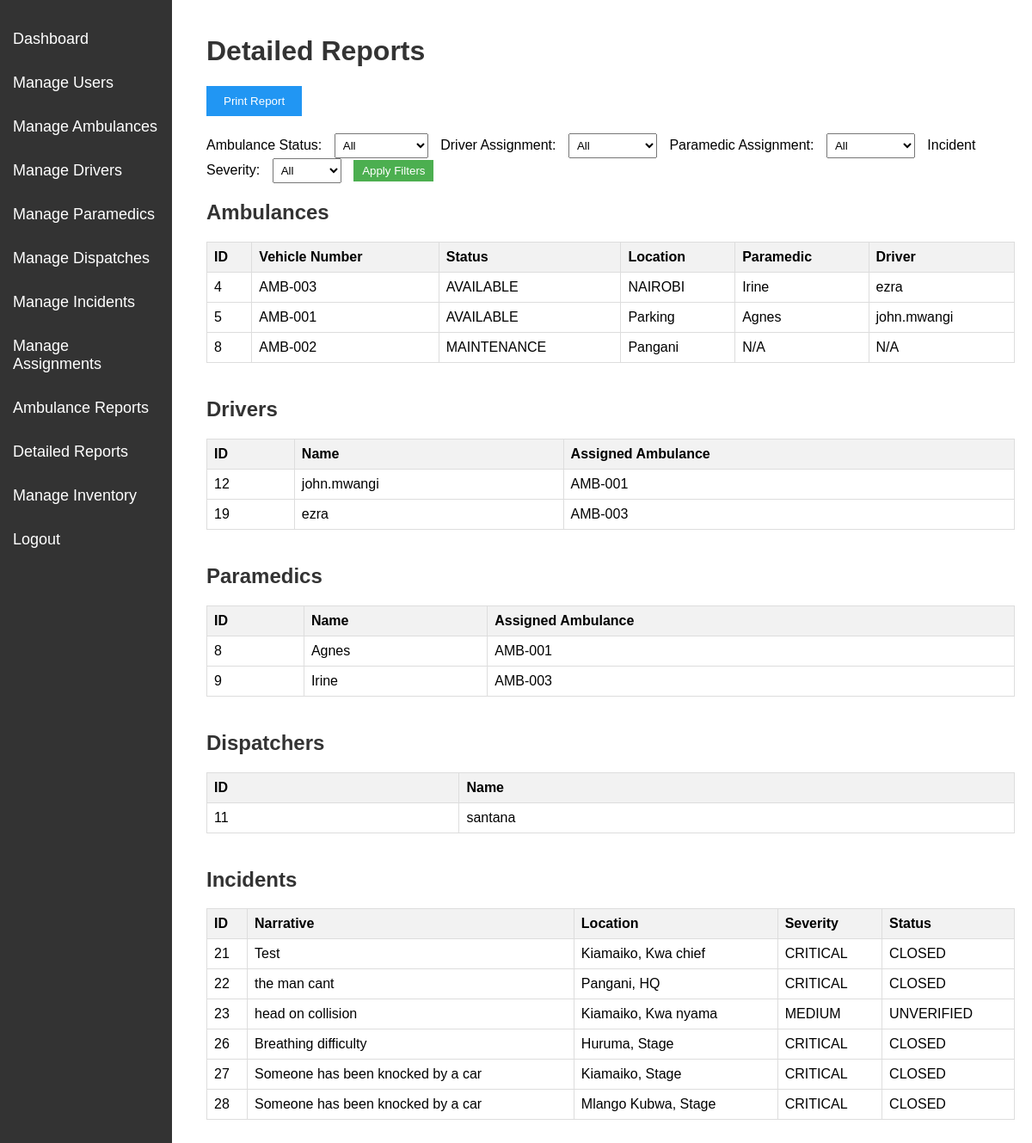
Screenshot of /admin/detailed_reports.php (signed in) with the database file from the repository.
### tables this page shows
CREATE TABLE `ambulance_assignments` (
  `id` int(11) NOT NULL,
  `ambulance_id` int(11) NOT NULL,
  `paramedic_id` int(11) DEFAULT NULL,
  `driver_id` int(11) DEFAULT NULL,
  `active` tinyint(1) DEFAULT 1,
  `created_at` timestamp NOT NULL DEFAULT current_timestamp()
);

CREATE TABLE `ambulances` (
  `id` int(11) NOT NULL,
  `vehicle_number` varchar(20) NOT NULL,
  `type` varchar(50) NOT NULL,
  `status` enum('AVAILABLE','DISPATCHED','MAINTENANCE') DEFAULT 'AVAILABLE',
  `location` varchar(100) DEFAULT NULL,
  `last_updated` timestamp NOT NULL DEFAULT current_timestamp()
);

CREATE TABLE `users` (
  `id` int(11) NOT NULL,
  `username` varchar(50) NOT NULL,
  `password` varchar(255) NOT NULL,
  `role` enum('ADMIN','DISPATCHER','PARAMEDIC','DRIVER') NOT NULL,
  `created_at` timestamp NOT NULL DEFAULT current_timestamp(),
  `email` varchar(100) DEFAULT NULL
);

CREATE TABLE `incidents` (
  `id` int(11) NOT NULL,
  `narrative` text NOT NULL,
  `location` varchar(255) NOT NULL,
  `severity` enum('LOW','MEDIUM','HIGH','CRITICAL') NOT NULL,
  `type` varchar(100) NOT NULL,
  `status` enum('UNVERIFIED','ASSIGNED','CLOSED') DEFAULT NULL,
  `created_at` timestamp NOT NULL DEFAULT current_timestamp(),
  `dispatcher_id` int(11) DEFAULT NULL,
  `reporter_name` varchar(100) DEFAULT NULL,
  `emergency_type` varchar(50) DEFAULT NULL,
  `contact_phone` varchar(20) DEFAULT NULL,
  `ambulance_id` int(11) DEFAULT NULL,
  `submitted_at` datetime DEFAULT current_timestamp(),
  `verified_at` datetime DEFAULT NULL,
  `assigned_at` datetime DEFAULT NULL,
  `closed_at` datetime DEFAULT NULL,
  `assigned_by` varchar(50) DEFAULT NULL
);

### admin/detailed_reports.php (the view, shortened to what this page needs)
<?php
include '../includes/db_connect.php';
$ambulance_query = "SELECT a.*, aa.paramedic_id, p.username AS paramedic_name, aa.driver_id, d.username AS driver_name
                   FROM ambulances a
                   LEFT JOIN ambulance_assignments aa ON a.id = aa.ambulance_id
                   LEFT JOIN users p ON aa.paramedic_id = p.id
                   LEFT JOIN users d ON aa.driver_id = d.id
                   WHERE 1=1";
$ambulance_result = mysqli_query($conn, $ambulance_query);
$driver_query = "SELECT u.id, u.username, aa.ambulance_id, a.vehicle_number
                 FROM users u
                 LEFT JOIN ambulance_assignments aa ON u.id = aa.driver_id
                 LEFT JOIN ambulances a ON aa.ambulance_id = a.id
                 WHERE u.role = 'DRIVER'";
$driver_result = mysqli_query($conn, $driver_query);
$paramedic_query = "SELECT u.id, u.username, aa.ambulance_id, a.vehicle_number
                    FROM users u
                    LEFT JOIN ambulance_assignments aa ON u.id = aa.paramedic_id
                    LEFT JOIN ambulances a ON aa.ambulance_id = a.id
                    WHERE u.role = 'PARAMEDIC'";
$paramedic_result = mysqli_query($conn, $paramedic_query);
$dispatcher_query = "SELECT id, username FROM users WHERE role = 'DISPATCHER'";
$dispatcher_result = mysqli_query($conn, $dispatcher_query);
$incident_query = "SELECT * FROM incidents WHERE 1=1";
$incident_result = mysqli_query($conn, $incident_query);
?>
<!DOCTYPE html>
<html lang="en">
<head>
</head>
<body>
    <div class="sidebar">
        <a href="dashboard.php">Dashboard</a>
        <a href="users.php">Manage Users</a>
        <a href="ambulances.php">Manage Ambulances</a>
        <a href="drivers.php">Manage Drivers</a>
        <a href="paramedics.php">Manage Paramedics</a>
        <a href="dispatches.php">Manage Dispatches</a>
        <a href="incidents.php">Manage Incidents</a>
        <a href="assignments.php">Manage Assignments</a>
        <a href="reports.php">Ambulance Reports</a>
        <a href="detailed_reports.php">Detailed Reports</a>
        <a href="manage_inventory.php">Manage Inventory</a>
        <a href="../logout.php">Logout</a>
    </div>
    <div class="content">
        <h1>Detailed Reports</h1>
        <div class="print-button">
            <button onclick="printReport()">Print Report</button>
        </div>
        <div class="filters">
            <form method="GET" action="">
                <label for="ambulance_status">Ambulance Status:</label>
                <select id="ambulance_status" name="ambulance_status">
                    <option value="">All</option>
                </select>
                <label for="driver_assignment">Driver Assignment:</label>
                <select id="driver_assignment" name="driver_assignment">
                    <option value="">All</option>
                </select>
                <label for="paramedic_assignment">Paramedic Assignment:</label>
                <select id="paramedic_assignment" name="paramedic_assignment">
                    <option value="">All</option>
                </select>
                <label for="incident_severity">Incident Severity:</label>
                <select id="incident_severity" name="incident_severity">
                    <option value="">All</option>
                </select>
                <input type="submit" value="Apply Filters">
            </form>
        </div>
        <h2>Ambulances</h2>
        <table>
            <tr>
                <th>ID</th>
                <th>Vehicle Number</th>
                <th>Status</th>
                <th>Location</th>
                <th>Paramedic</th>
                <th>Driver</th>
            </tr>
            <?php while ($row = mysqli_fetch_assoc($ambulance_result)) { ?>
                <tr>
                    <td><?php echo $row['id']; ?></td>
                    <td><?php echo htmlspecialchars($row['vehicle_number']); ?></td>
                    <td><?php echo $row['status']; ?></td>
                    <td><?php echo htmlspecialchars($row['location']); ?></td>
                    <td><?php echo $row['paramedic_name'] ? htmlspecialchars($row['paramedic_name']) : 'N/A'; ?></td>
                    <td><?php echo $row['driver_name'] ? htmlspecialchars($row['driver_name']) : 'N/A'; ?></td>
                </tr>
            <?php } ?>
        </table>
        <h2>Drivers</h2>
        <table>
            <tr>
                <th>ID</th>
                <th>Name</th>
                <th>Assigned Ambulance</th>
            </tr>
            <?php while ($row = mysqli_fetch_assoc($driver_result)) { ?>
                <tr>
                    <td><?php echo $row['id']; ?></td>
                    <td><?php echo htmlspecialchars($row['username']); ?></td>
                    <td><?php echo $row['vehicle_number'] ? htmlspecialchars($row['vehicle_number']) : 'N/A'; ?></td>
                </tr>
            <?php } ?>
        </table>
        <h2>Paramedics</h2>
        <table>
            <tr>
                <th>ID</th>
                <th>Name</th>
                <th>Assigned Ambulance</th>
            </tr>
            <?php while ($row = mysqli_fetch_assoc($paramedic_result)) { ?>
                <tr>
                    <td><?php echo $row['id']; ?></td>
                    <td><?php echo htmlspecialchars($row['username']); ?></td>
                    <td><?php echo $row['vehicle_number'] ? htmlspecialchars($row['vehicle_number']) : 'N/A'; ?></td>
                </tr>
            <?php } ?>
        </table>
        <h2>Dispatchers</h2>
        <table>
            <tr>
                <th>ID</th>
                <th>Name</th>
            </tr>
            <?php while ($row = mysqli_fetch_assoc($dispatcher_result)) { ?>
                <tr>
                    <td><?php echo $row['id']; ?></td>
                    <td><?php echo htmlspecialchars($row['username']); ?></td>
                </tr>
            <?php } ?>
        </table>
        <h2>Incidents</h2>
        <table>
            <tr>
                <th>ID</th>
                <th>Narrative</th>
                <th>Location</th>
                <th>Severity</th>
                <th>Status</th>
            </tr>
            <?php while ($row = mysqli_fetch_assoc($incident_result)) { ?>
                <tr>
                    <td><?php echo $row['id']; ?></td>
                    <td><?php echo htmlspecialchars($row['narrative']); ?></td>
                    <td><?php echo htmlspecialchars($row['location']); ?></td>
                    <td><?php echo $row['severity']; ?></td>
                    <td><?php echo $row['status']; ?></td>
                </tr>
            <?php } ?>
        </table>
    </div>
</body>
</html>

### admin/detailed_reports.php (style rules this page uses)
body { font-family: Arial, sans-serif; margin: 0; padding: 0; }
.sidebar { width: 200px; height: 100%; position: fixed; top: 0; left: 0; background-color: #333; padding-top: 20px; }
.sidebar a { padding: 15px; text-decoration: none; font-size: 18px; color: white; display: block; }
.content { margin-left: 220px; padding: 20px; }
h1, h2 { color: #333; }
table { width: 100%; border-collapse: collapse; margin-bottom: 40px; }
th, td { border: 1px solid #ddd; padding: 8px; text-align: left; }
th { background-color: #f2f2f2; }
.filters { margin-bottom: 20px; }
.filters label { margin-right: 10px; }
.filters select { padding: 5px; margin-right: 10px; }
.filters input[type="submit"] { padding: 5px 10px; background-color: #4CAF50; color: white; border: none; cursor: pointer; }
.print-button { margin-bottom: 20px; }
.print-button button { padding: 10px 20px; background-color: #2196F3; color: white; border: none; cursor: pointer; }

### rows the page displays
ambulance_assignments: ambulance "4", ambulance.vehicle_number "AMB-003", ambulance.status "AVAILABLE", ambulance.location "NAIROBI", paramedic.username "Irine", driver.username "ezra", driver "19", paramedic "9"
ambulance_assignments: ambulance "5", ambulance.vehicle_number "AMB-001", ambulance.status "AVAILABLE", ambulance.location "Parking", paramedic.username "Agnes", driver.username "john.mwangi", driver "12", paramedic "8"
ambulances: id "8", vehicle_number "AMB-002", status "MAINTENANCE", location "Pangani", shows "N/A"
users: id "11", username "santana"
incidents: id "21", narrative "Test", location "Kiamaiko, Kwa chief", severity "CRITICAL", status "CLOSED"
incidents: id "22", narrative "the man cant", location "Pangani, HQ", severity "CRITICAL", status "CLOSED"
incidents: id "23", narrative "head on collision", location "Kiamaiko, Kwa nyama", severity "MEDIUM", status "UNVERIFIED"
incidents: id "26", narrative "Breathing difficulty", location "Huruma, Stage", severity "CRITICAL", status "CLOSED"
incidents: id "27", narrative "Someone has been knocked by a car", location "Kiamaiko, Stage", severity "CRITICAL", status "CLOSED"
incidents: id "28", narrative "Someone has been knocked by a car", location "Mlango Kubwa, Stage", severity "CRITICAL", status "CLOSED"
